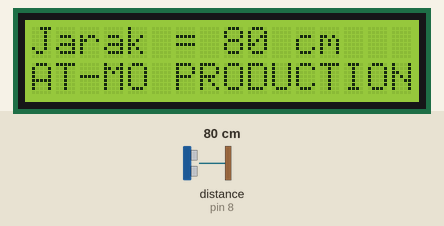
Bench run of a sketch on a simulated Arduino Uno, built with avr-gcc and run on an emulated ATmega328P. Parts: 16×2 character LCD. Wiring (inferred from the names in the program): ultrasonic range finder: trigger pin 9; echo pin 8. The test bench sets the inputs (shaded band); at power-on: distance to the obstacle (sensor on pin 8) 80 cm. The echo pulse lasts 58.3 µs per cm.

Above: at 1.2 s.
1.3 s: distance to the obstacle (sensor on pin 8) set to 9 cm
At 1.45 s:
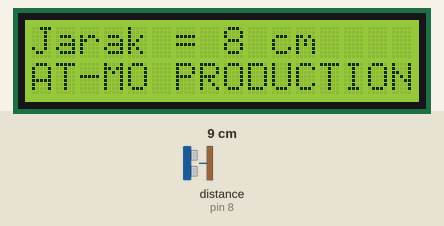
3.0 s: distance to the obstacle (sensor on pin 8) set to 2 cm
At 3.06 s:
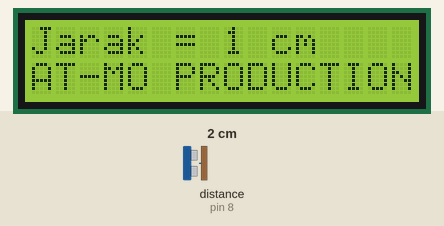
4.5 s: distance to the obstacle (sensor on pin 8) set to 4 cm
At 4.56 s:
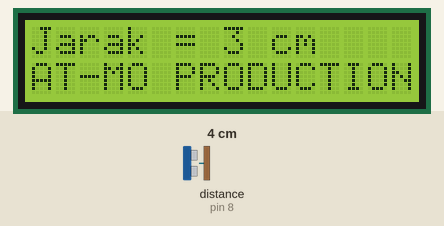

The sketch:

ultrasonic_dan_lcd_baru.ino
```cpp
// AT-MO PRODUCTION
#include <LiquidCrystal.h>

#define echoPin 8             //inisialisai echo pin pada port 8
#define initPin 9             // inisialisasi triger pin pada port 9
unsigned long pulseTime = 0;  // variabel untuk membaca pulsa

// inisialisai LCD
LiquidCrystal lcd(2, 3, 4, 5, 6, 7);

void setup() {
 //Setup LCD
 lcd.begin(16, 2);

 // setting output pada pin initPin
 pinMode(initPin, OUTPUT);
 //setting input untuk pin Echo
 pinMode(echoPin, INPUT);
}

void loop() {
 digitalWrite(initPin, HIGH);
 delayMicroseconds(10);
 digitalWrite(initPin, LOW);

 pulseTime = pulseIn(echoPin, HIGH);

 lcd.setCursor(0,0);
 lcd.print("Jarak = ");
 lcd.print(pulseTime / 58, DEC);
 lcd.print(" cm");
 lcd.setCursor(0,1);
 lcd.print("AT-MO PRODUCTION");

 delay(100);
 lcd.clear();
}
```

Measured:
- after the input at 1.3 s, the display: first differs from a run without the input after 0.11 s (image 1)
- after the input at 3.0 s, the display: first differs from a run without the input at once (image 2)
- after the input at 4.5 s, the display: first differs from a run without the input at once (image 3)
